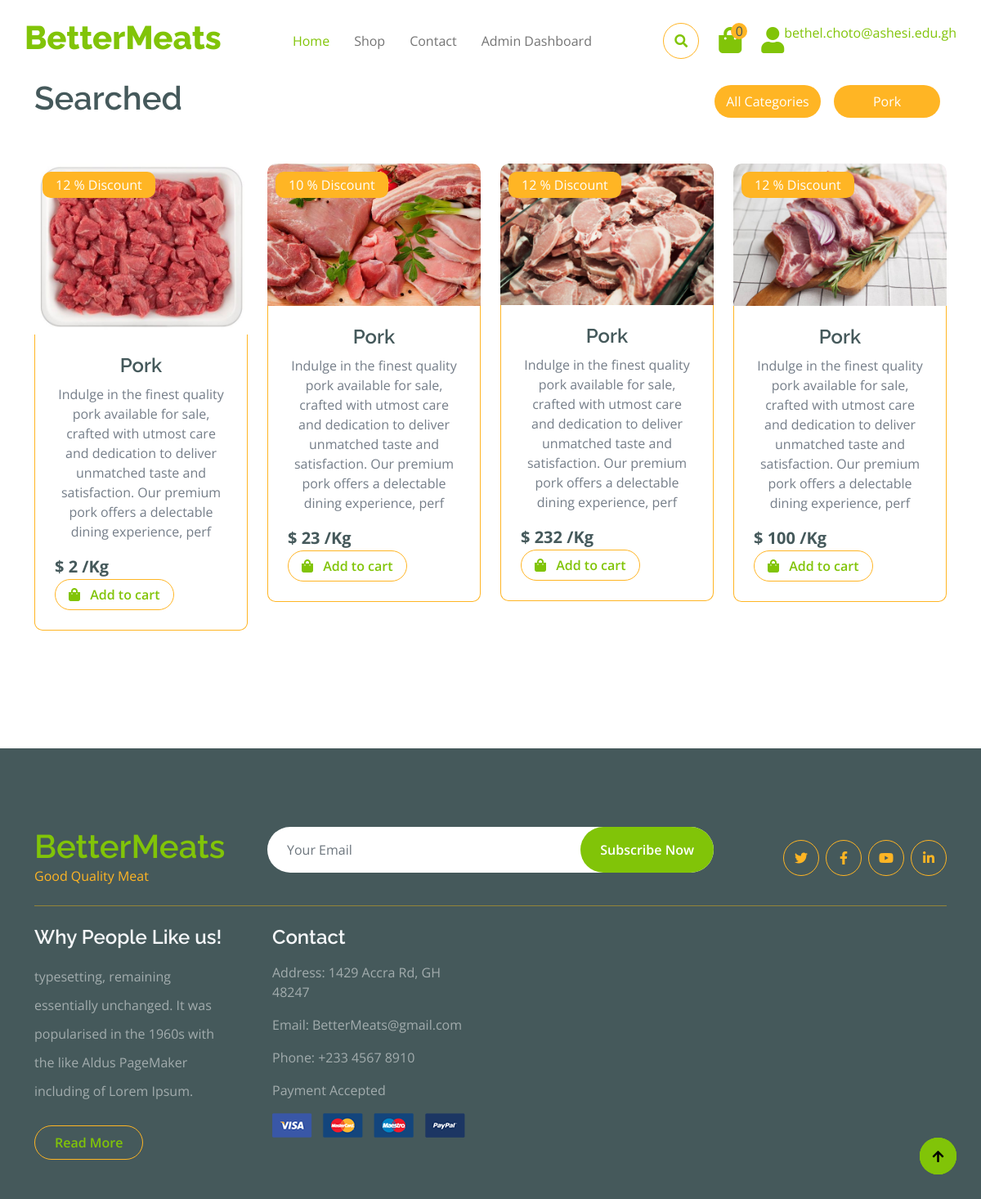
Page /view/frontend/showByCat.php?cat_id=2 (signed in) on the committed database.
### tables this page shows
CREATE TABLE `categories` (
  `cat_id` int(11) NOT NULL,
  `cat_name` varchar(100) NOT NULL
);

CREATE TABLE `products` (
  `product_id` int(11) NOT NULL,
  `product_cat` int(11) NOT NULL,
  `product_brand` int(11) NOT NULL,
  `product_title` varchar(200) NOT NULL,
  `product_price` double NOT NULL,
  `product_desc` varchar(500) DEFAULT NULL,
  `product_image` varchar(100) DEFAULT NULL,
  `product_keywords` varchar(100) DEFAULT NULL,
  `qnty` int(100) DEFAULT NULL,
  `recipes` varchar(255) NOT NULL
);

### controllers/general_controller.php (called while the page is built, shortened)
<?php
include(__DIR__ . "/../classes/general_class.php");
function get_category_name($cat_id){
    $general_class = new general_class();
    $cat = $general_class->getCategoryName($cat_id);
    return $cat;
}
function show_by_cat($cat_id){
    $general_class = new general_class();
    $found = $general_class->showByCat($cat_id);
    return $found;
}
?>

### classes/general_class.php (called while the page is built, shortened)
<?php
require_once(__DIR__ . "/../settings/db_class.php");
class general_class extends db_connection
{
		public function getCategoryName($cat_id){
			$sql = "SELECT * FROM `categories` WHERE `cat_id` = '$cat_id'";
			$category = $this->db_fetch_one($sql);
			return $category;
		}
		function showByCat($cat_id){
			$sql = "SELECT *, categories.cat_name FROM `categories`
			JOIN `products` ON categories.cat_id = products.product_cat
			WHERE cat_id = '$cat_id'";
			$showCat = $this->db_fetch_all($sql);
			return $showCat;
		}
}
?>

### settings/db_class.php (called while the page is built, shortened)
<?php
class db_connection
{
	public $db = null;
	public $results = null;
	function db_connect(){
		$this->db = mysqli_connect(SERVER,USERNAME,PASSWD,DATABASE);
		if (mysqli_connect_errno()) {
			return false;
		}else{
			return true;
		}
	}
	function db_query($sqlQuery){
		$this->results = mysqli_query($this->db,$sqlQuery);
		if ($this->results == false) {
			return false;
		}else{
			return true;
		}
	}
	function db_fetch_one($sql){
		if(!$this->db_query($sql)){
			return false;
		}
		return mysqli_fetch_assoc($this->results);
	}
	function db_fetch_all($sql){
		if(!$this->db_query($sql)){
			return false;
		}
		return mysqli_fetch_all($this->results, MYSQLI_ASSOC);
	}
}
?>

### actions/product.php (called while the page is built, shortened)
<?php
require_once(__DIR__ . "/../controllers/general_controller.php");
function getCategoryName($cat_id){
    $cat = get_category_name($cat_id);
    return $cat['cat_name'];
}
?>

### view/frontend/showByCat.php (the view, shortened to what this page needs)
<?php
require_once(__DIR__ . "/../../controllers/general_controller.php");
if(isset($_GET['cat_id'])) {
    $cat_id = $_GET["cat_id"];
    $productsfound = show_by_cat($cat_id);
}
?>
<!DOCTYPE html>
<html lang="en">
    <head>
        <link rel="stylesheet" href="https://use.fontawesome.com/releases/v5.15.4/css/all.css"/>
        <link href="https://cdn.jsdelivr.net/npm/bootstrap-icons@1.4.1/font/bootstrap-icons.css" rel="stylesheet">
        <link href="lib/lightbox/css/lightbox.min.css" rel="stylesheet">
        <link href="lib/owlcarousel/assets/owl.carousel.min.css" rel="stylesheet">
        <link href="css/bootstrap.min.css" rel="stylesheet">
        <link href="css/style.css" rel="stylesheet">
    </head>
    <body>
    <?php include "userNavBar.php" ?>
        <div class="container-fluid fruite py-5">
            <div class="container py-5">
                <div class="tab-class text-center">
                    <div class="row g-4">
                        <div class="col-lg-4 text-start">
                            <h1>Searched</h1>
                        </div>
                        <div class="col-lg-8 text-end">
                            <ul class="nav nav-pills d-inline-flex text-center mb-5">
                            <li class="nav-item">
                                <a class="d-flex m-2 py-2 bg-light rounded-pill active" data-bs-toggle="pill" href="#tab-1" onclick="window.location.href='index.php'">
                                    <span class="text-dark" style="width: 130px;">All Categories</span>
                                </a>
                            </li>
                                <li class="nav-item">
                                    <a class="d-flex m-2 py-2 bg-light rounded-pill active" data-bs-toggle="pill" href="#tab-1">
                                        <span class="text-dark" style="width: 130px;">
                                            <?php
                                                global $productsfound;
                                                echo $productsfound[0]['cat_name'];
                                            ?>
                                        </span>
                                    </a>
                                </li>
                            </ul>
                        </div>
                    </div>
                    <div class="tab-content">
                        <div id="tab-1" class="tab-pane fade show p-0 active">
                            <div class="row g-4">
                                <div class="col-lg-12">
                                    <div class="row g-4">
                                        <?php
                                            global $productsfound;
                                            if (empty($productsfound)) {
                                                return null;
                                            } else {
                                                foreach ($productsfound as $product): ?>
                                                    <div class="col-md-6 col-lg-4 col-xl-3">
                                                        <div class="rounded position-relative fruite-item">
                                                            <div class="fruite-img">
                                                                <img src="../../upload/<?php echo $product["product_image"]; ?>" class="img-fluid w-100 rounded-top" alt="" width = 400 title="<?php echo $product['product_image']; ?> ">
                                                            </div>
                                                            <div class="text-white bg-secondary px-3 py-1 rounded position-absolute" style="top: 10px; left: 10px;"> <?php echo $product["product_desc"]?> % Discount </div>
                                                            <div class="p-4 border border-secondary border-top-0 rounded-bottom">
                                                                <h4><?php echo getCategoryName($product["product_cat"])?></h4>
                                                                <p><?php echo $product["product_title"]?></p>
                                                                <div class="d-flex justify-content-between flex-lg-wrap">
                                                                    <p class="text-dark fs-5 fw-bold mb-0"> $ <?php echo $product["product_price"]?> /Kg </p>
                                                                    <a href="index.php?add_to_cart=<?php echo trim($product['product_id']); ?>" class="btn border border-secondary rounded-pill px-3 text-primary">
                                                                        <i class="fa fa-shopping-bag me-2 text-primary"></i> Add to cart
                                                                    </a>
                                                                </div>
                                                            </div>
                                                        </div>
                                                    </div>
                                                <?php endforeach;
                                            }
                                        ?>
                                    </div>
                                </div>
                            </div>
                        </div>
                    </div>
                </div>
            </div>
        </div>
        <a href="#" class="btn btn-primary border-3 border-primary rounded-circle back-to-top"><i class="fa fa-arrow-up"></i></a>
        <a href="#" class="btn btn-primary border-3 border-primary rounded-circle back-to-top"><i class="fa fa-arrow-up"></i></a>
        <?php include "pages/footer.php" ?>
    </body>
</html>

### view/frontend/css/style.css (style rules this page uses)
.back-to-top { position: fixed; right: 30px; bottom: 30px; display: flex; width: 45px; height: 45px; align-items: center; justify-content: center; transition: 0.5s; z-index: 99; }
.btn { font-weight: 600; transition: .5s; }
.btn.border-secondary { transition: 0.5s; }
.fruite .tab-class .nav-item a.active { background: var(--bs-secondary) !important; }
.fruite .tab-class .nav-item a.active span { color: var(--bs-white) !important; }
.fruite .fruite-item { height: 100%; transition: 0.5s; }
.fruite .fruite-item .fruite-img { overflow: hidden; transition: 0.5s; border-radius: 10px 10px 0 0; }
.fruite .fruite-item .fruite-img img { transition: 0.5s; }

### rows in the picture
categories: cat_name "Pork"
products: product_image (picture), product_desc "12", product_cat.cat_name "Pork", product_title "Indulge in the finest quality pork available for sale, crafted with utmost care and dedication to deliver unmatched taste and satisfaction. Our premium pork offers a delectable dining experience, perf", product_price "2"
products: product_image (picture), product_desc "10", product_cat.cat_name "Pork", product_title "Indulge in the finest quality pork available for sale, crafted with utmost care and dedication to deliver unmatched taste and satisfaction. Our premium pork offers a delectable dining experience, perf", product_price "23"
products: product_image (picture), product_desc "12", product_cat.cat_name "Pork", product_title "Indulge in the finest quality pork available for sale, crafted with utmost care and dedication to deliver unmatched taste and satisfaction. Our premium pork offers a delectable dining experience, perf", product_price "232"
products: product_image (picture), product_desc "12", product_cat.cat_name "Pork", product_title "Indulge in the finest quality pork available for sale, crafted with utmost care and dedication to deliver unmatched taste and satisfaction. Our premium pork offers a delectable dining experience, perf", product_price "100"

### other values in the picture
$numProductInCart = get_num_details() "0"
$_SESSION['username'] "bethel.choto@ashesi.edu.gh"
